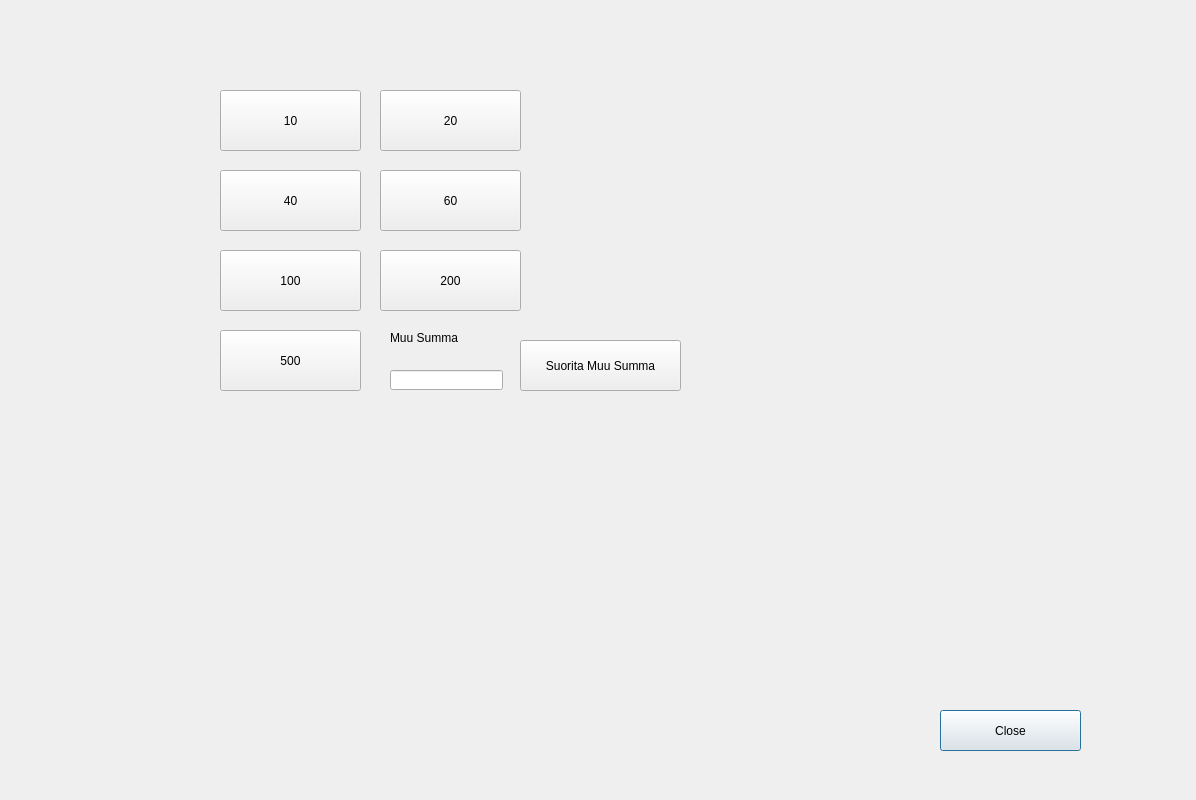
<?xml version="1.0" encoding="UTF-8"?>
<ui version="4.0">
 <class>Pankki</class>
 <widget class="QDialog" name="Pankki">
  <property name="geometry">
   <rect>
    <x>0</x>
    <y>0</y>
    <width>1196</width>
    <height>800</height>
   </rect>
  </property>
  <property name="windowTitle">
   <string>Dialog</string>
  </property>
  <widget class="QPushButton" name="btnPankkiClose">
   <property name="geometry">
    <rect>
     <x>940</x>
     <y>710</y>
     <width>141</width>
     <height>41</height>
    </rect>
   </property>
   <property name="text">
    <string>Close</string>
   </property>
  </widget>
  <widget class="QLineEdit" name="le_Summa">
   <property name="geometry">
    <rect>
     <x>390</x>
     <y>370</y>
     <width>113</width>
     <height>20</height>
    </rect>
   </property>
  </widget>
  <widget class="QLabel" name="label_3">
   <property name="geometry">
    <rect>
     <x>390</x>
     <y>330</y>
     <width>91</width>
     <height>16</height>
    </rect>
   </property>
   <property name="text">
    <string>Muu Summa</string>
   </property>
  </widget>
  <widget class="QPushButton" name="btnPankkiSuorita">
   <property name="geometry">
    <rect>
     <x>520</x>
     <y>340</y>
     <width>161</width>
     <height>51</height>
    </rect>
   </property>
   <property name="text">
    <string>Suorita Muu Summa</string>
   </property>
  </widget>
  <widget class="QLabel" name="labelPankkiInfo">
   <property name="geometry">
    <rect>
     <x>90</x>
     <y>410</y>
     <width>471</width>
     <height>61</height>
    </rect>
   </property>
   <property name="font">
    <font>
     <pointsize>14</pointsize>
    </font>
   </property>
   <property name="text">
    <string/>
   </property>
  </widget>
  <widget class="QPushButton" name="btnNosto_10">
   <property name="geometry">
    <rect>
     <x>220</x>
     <y>90</y>
     <width>141</width>
     <height>61</height>
    </rect>
   </property>
   <property name="text">
    <string>10</string>
   </property>
  </widget>
  <widget class="QPushButton" name="btnNosto_20">
   <property name="geometry">
    <rect>
     <x>380</x>
     <y>90</y>
     <width>141</width>
     <height>61</height>
    </rect>
   </property>
   <property name="text">
    <string>20</string>
   </property>
  </widget>
  <widget class="QPushButton" name="btnNosto_40">
   <property name="geometry">
    <rect>
     <x>220</x>
     <y>170</y>
     <width>141</width>
     <height>61</height>
    </rect>
   </property>
   <property name="text">
    <string>40</string>
   </property>
  </widget>
  <widget class="QPushButton" name="btnNosto_60">
   <property name="geometry">
    <rect>
     <x>380</x>
     <y>170</y>
     <width>141</width>
     <height>61</height>
    </rect>
   </property>
   <property name="text">
    <string>60</string>
   </property>
  </widget>
  <widget class="QPushButton" name="btnNosto_100">
   <property name="geometry">
    <rect>
     <x>220</x>
     <y>250</y>
     <width>141</width>
     <height>61</height>
    </rect>
   </property>
   <property name="text">
    <string>100</string>
   </property>
  </widget>
  <widget class="QPushButton" name="btnNosto_200">
   <property name="geometry">
    <rect>
     <x>380</x>
     <y>250</y>
     <width>141</width>
     <height>61</height>
    </rect>
   </property>
   <property name="text">
    <string>200</string>
   </property>
  </widget>
  <widget class="QPushButton" name="btnNosto_500">
   <property name="geometry">
    <rect>
     <x>220</x>
     <y>330</y>
     <width>141</width>
     <height>61</height>
    </rect>
   </property>
   <property name="text">
    <string>500</string>
   </property>
  </widget>
 </widget>
 <resources/>
 <connections/>
</ui>
